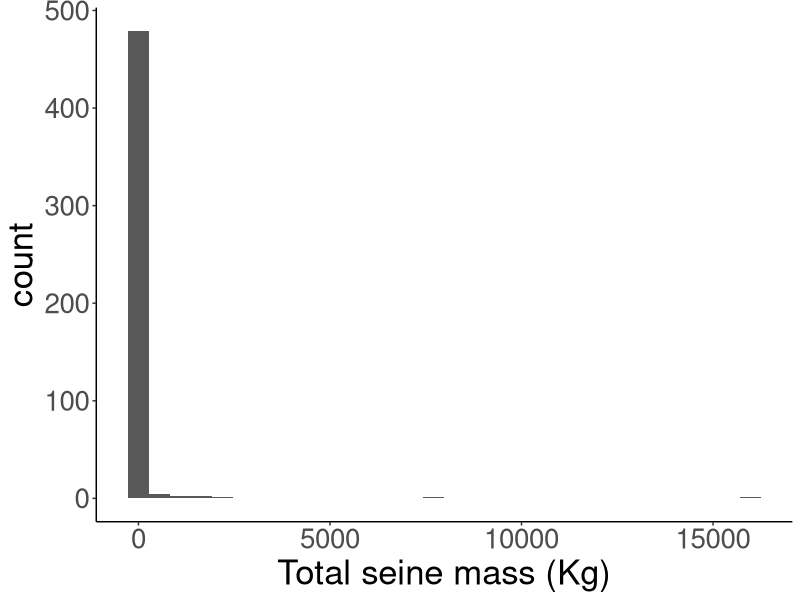

This figure's R source: (Note: this script raises an error after producing the figure.)
## ---- chunk 1
knitr::opts_chunk$set(echo = TRUE)
## ---- chunk 2
dat <- read.csv("Data/SEAK_EventID_mass.csv", header = TRUE, stringsAsFactors = TRUE)
## ---- chunk 3
library(dplyr)
library(tidyr)
library(vegan)
library(ggplot2)
theme_set(theme_classic())
## ---- chunk 4
dat.sum <- dat %>%
  group_by(EventID) %>% 
  summarise(SpSum = sum(mass_g))
  
ggplot(dat.sum) +
  geom_histogram(aes(SpSum / 1000)) +
  labs(x = "Total seine mass (Kg)", y = "count") +
  theme(text = element_text(size = 25), legend.position = "none")
## ---- chunk 5
## Species filtering ##
dat.filt <- dat %>% 
  filter(SpCode != "PINKSAL" & SpCode != "CHINSAL" & SpCode != "CHUMSAL" & SpCode != "COHOSAL" & SpCode != "SOCKSAL" & SpCode != "POLLOCK" & SpCode != "PSANDL" & SpCode != "HERRING")

## Site data ##
names(dat.filt)
site <- unique(dat.filt[, c(1, 3:17, 23)])
duplicated(site$EventID)

## Fish data unfiltered ##
fish <- dat[, c(1, 2, 18)]
fish <- spread(fish, SpCode, mass_g)
fish[is.na(fish)] <- 0
colSums(fish) # UNLARV has no data whatsoever
fish <- fish[, c(1:84, 86:97)] # removing UNLARV

## Fish data filtered ##
fish.filt <- dat.filt[, c(1, 2, 18)]
duplicated(fish.filt)
fish.filt <- spread(fish.filt, SpCode, mass_g)
fish.filt[is.na(fish.filt)] <- 0
colSums(fish.filt) # UNLARV has no data whatsoever
fish.filt <- fish.filt[, c(1:76, 78:89)] # removing UNLARV
## ---- chunk 6
## Salmon Only ##
sal <- dat %>%
  filter(SpCode == "PINKSAL" | SpCode == "CHINSAL" | SpCode == "CHUMSAL" | SpCode == "COHOSAL" | SpCode == "SOCKSAL")

## Spread ##
fish.sal <- sal[, c(1, 2, 18)]
fish.sal <- spread(fish.sal, SpCode, mass_g)
fish.sal[is.na(fish.sal)] <- 0
colSums(fish.sal)
## ---- chunk 7
### Unfiltered ###
## Covnert to P/A ##
fish.pa <- ifelse(fish[,2:96] > 0, 1, 0)
fish.pa <- data.frame(cbind(EventID = fish$EventID), fish.pa)

## Calculate species totals ##
sp.total <- colSums(fish.pa[,2:96])

## Calculate freq of occurance ##
sp.fq <- (sp.total/nrow(fish)) * 100

## Rare species ##
rare.sp <- ifelse(sp.fq < 1, names(sp.fq), NA)
rare.sp <- rare.sp[!is.na(rare.sp)]

## Filter out rare speces ##
fish <- fish[, -which(names(fish) %in% names(rare.sp))]

### Filtered ###
## Covnert to P/A ##
fish.filt.pa <- ifelse(fish.filt[,2:88] > 0, 1, 0)
fish.filt.pa <- data.frame(cbind(EventID = fish.filt$EventID), fish.filt.pa)

## Calculate species totals ##
sp.filt.total <- colSums(fish.filt.pa[,2:88])

## Calculate freq of occurance ##
sp.filt.fq <- (sp.filt.total/nrow(fish.filt)) * 100

## Rare species ##
rare.filt.sp <- ifelse(sp.filt.fq  < 1, names(sp.filt.fq ), NA)
rare.filt.sp <- rare.filt.sp[!is.na(rare.filt.sp)]

## Filter out rare speces ##
fish.filt <- fish.filt[, -which(names(fish.filt) %in% names(rare.filt.sp))]
## ---- chunk 8
### Unfiltered ###
## EventID sums ##
event.sum <- data.frame(EventID = fish$EventID,
                        Sum = rowSums(fish[, 2:65]))
## Plots ##
# Box plots #
ggplot(event.sum) +
  geom_boxplot(aes(x = EventID, y = Sum)) +
  labs(x = "Total seine mass (Kg)", y = "count") +
  theme(text = element_text(size = 25), legend.position = "none")

ggplot(event.sum) +
  geom_boxplot(aes(x = EventID, y = (Sum)^0.25))

ggplot(event.sum) +
  geom_boxplot(aes(x = EventID, y = log(Sum, base = 10)))

# Histograms #
ggplot(event.sum) +
  geom_histogram(aes(Sum / 1000)) +
  labs(x = "Total seine mass (Kg)", y = "count") +
  theme(text = element_text(size = 25), legend.position = "none")

ggplot(event.sum) +
  geom_histogram(aes((Sum/1000)^.1)) +
  labs(x = "10th root total seine mass (Kg)", y = "count") +
  theme(text = element_text(size = 25), legend.position = "none")

quantile(log(event.sum$Sum, base = 10), probs = c(0.025, 0.975))

### Filtered ###
## Event Sums ##
event.filt.sum <- data.frame(EventID = fish.filt$EventID,
                        Sum = rowSums(fish.filt[, 2:60]))
ggplot(event.filt.sum) +
  geom_histogram(aes((Sum/1000)^.1)) +
  labs(x = "10th root total seine mass (Kg)", y = "count") +
  theme(text = element_text(size = 25), legend.position = "none")

quantile(event.filt.sum$Sum^.1, probs = c(0.025, 0.975))

### Salmon Data ##
event.sum.sal <- data.frame(EventID = fish.sal$EventID,
                        Sum = rowSums(fish.sal[, 2:6]))

ggplot(event.sum.sal) +
  geom_histogram(aes((Sum/1000)^.1))
## ---- chunk 9
## All data ##
filt <- event.filt.sum %>%
  filter(Sum^.1 > 1.142019 & Sum^.1 < 2.648552)

ggplot(filt) +
  geom_histogram(aes((Sum/1000)^.1)) +
  labs(x = "10th root total seine mass (Kg)", y = "count") +
  theme(text = element_text(size = 25), legend.position = "none")

fish.filt <- subset(fish.filt, fish.filt$EventID %in% filt$EventID)

## Salmon ##
quantile(event.sum.sal$Sum^.1, probs = c(0.025, 0.975))

filt.sal <- event.sum.sal %>%
  filter(Sum^.1 > 1.05864 & Sum^.1 < 2.76272)

ggplot(filt.sal) +
  geom_histogram(aes((Sum/1000)^.1)) +
  labs(x = "10th root total seine mass (Kg)", y = "count") +
  theme(text = element_text(size = 25), legend.position = "none")

fish.filt.sal <- subset(fish.sal, fish.sal$EventID %in% filt.sal$EventID)
## ---- chunk 10
## Transform ##
fish.trsfm <- data.frame((fish.filt[, 2:60])^.1)

fish.sal.trsfm <- data.frame((fish.filt.sal[, 2:6])^.1)
## ---- chunk 11
## To species maximum ##
fish.std <- scale(fish.trsfm, center = FALSE, scale = apply(fish.trsfm, 2, max))
sal.std <- scale(fish.sal.trsfm, center = FALSE, scale = apply(fish.sal.trsfm, 2, max))

## To EventID total ##
fish.std <- fish.std/rowSums(fish.trsfm)
sal.std <- sal.std/rowSums(fish.sal.trsfm)
## ---- chunk 12
dist.bray <- vegdist(fish.std, method = "bray")
dist.bray.sal <- vegdist(sal.std, method = "bray")
## ---- chunk 13
pca <- princomp(dist.bray)
summary(pca)
biplot(pca)

pca <- princomp(dist.bray.sal)
summary(pca)
biplot(pca)
## ---- chunk 14
## All ##
mds <- metaMDS(dist.bray, k = 3, trymax = 100)
row.names(mds$points) <- fish.filt$EventID
mds.xy <- data.frame(mds$points)
mds.xy$EventID <- fish.filt$EventID
mds.xy <- merge(mds.xy, site, by = "EventID", all.x = TRUE)

ggplot(mds.xy) +
  geom_point(aes(MDS1, MDS2, color = month)) +
  scale_color_brewer(palette = "Dark2")

## Salmon ##
mds.sal <- metaMDS(dist.bray.sal, k = 2, trymax =  100)
row.names(mds.sal$points) <- fish.filt.sal$EventID
mds.sal.xy <- data.frame(mds.sal$points)
mds.sal.xy$EventID <- fish.filt.sal$EventID
mds.sal.xy <- merge(mds.sal.xy, site, by = "EventID", all.x = TRUE)

ggplot(mds.sal.xy) +
  geom_point(aes(MDS1, MDS2, color = month)) +
  scale_color_brewer(palette = "Dark2")
## ---- chunk 15
mod1 <- adonis2(dist.bray ~ habitat + AtlasRegion + month, data = mds.xy, permutations = 9999)
mod1
